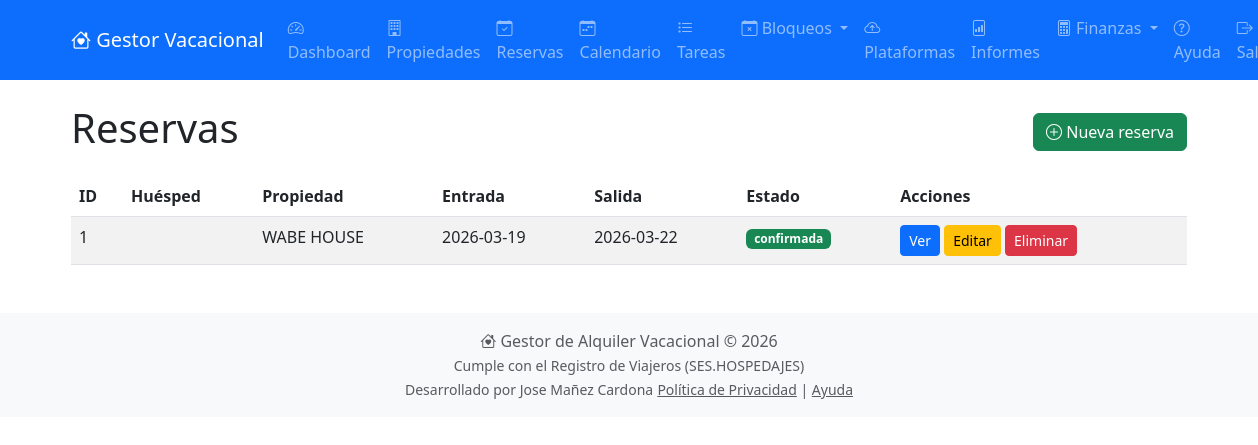
The app's page /reservas/ (signed in) with its own data.
### models.py (models this page shows, shortened)
class Reserva(db.Model):
    __tablename__ = 'reservas'
    id = db.Column(db.Integer, primary_key=True)
    propiedad_id = db.Column(db.Integer, db.ForeignKey('propiedades.id'), nullable=False)
    num_huespedes = db.Column(db.Integer, default=1)
    num_menores = db.Column(db.Integer, default=0)
    relacion_parentesco = db.Column(db.String(200), nullable=True)
    fecha_entrada = db.Column(db.Date, nullable=False)
    fecha_salida = db.Column(db.Date, nullable=False)
    subtotal_habitaciones = db.Column(db.Float, default=0)
    impuesto_aplicado = db.Column(db.Float, default=0)
    total_impuestos = db.Column(db.Float, default=0)
    retencion_aplicada = db.Column(db.Float, default=0)
    retencion_total = db.Column(db.Float, default=0)  # Nota: en tu error aparece 'retención_total'
    precio_total = db.Column(db.Float)
    deposito_pagado = db.Column(db.Float, default=0)
    saldo_pendiente = db.Column(db.Float, default=0)
    fecha_pago_total = db.Column(db.Date, nullable=True)
    estado = db.Column(db.String(20), default='confirmada')
    notas = db.Column(db.Text)
    fecha_creacion = db.Column(db.DateTime, default=datetime.utcnow)
    origen = db.Column(db.String(50), default='manual')
    external_id = db.Column(db.String(100), unique=True, nullable=True)
    propiedad = db.relationship('Propiedad', back_populates='reservas')
    tareas = db.relationship('Tarea', back_populates='reserva_rel', lazy='dynamic')
    habitaciones_asignadas = db.relationship('ReservaHabitacion', back_populates='reserva', lazy='dynamic', cascade='all, delete-orphan')
    pagos = db.relationship('PagoReserva', back_populates='reserva', lazy='dynamic', cascade='all, delete-orphan')
    ingresos = db.relationship('Ingreso', back_populates='reserva', lazy='dynamic')
    huespedes = db.relationship('Huesped', back_populates='reserva', lazy='dynamic', cascade='all, delete-orphan')

class Propiedad(db.Model):
    __tablename__ = 'propiedades'
    id = db.Column(db.Integer, primary_key=True)
    nombre = db.Column(db.String(100), nullable=False)
    descripcion = db.Column(db.Text)
    direccion = db.Column(db.String(200))
    ciudad = db.Column(db.String(100))
    codigo_postal = db.Column(db.String(20))
    pais = db.Column(db.String(50))
    num_habitaciones = db.Column(db.Integer, default=1)
    num_banos = db.Column(db.Integer, default=1)
    capacidad_max = db.Column(db.Integer, default=2)
    precio_noche = db.Column(db.Float, nullable=False)
    moneda = db.Column(db.String(3), default='EUR')
    activa = db.Column(db.Boolean, default=True)
    fecha_creacion = db.Column(db.DateTime, default=datetime.utcnow)
    usuario_id = db.Column(db.Integer, db.ForeignKey('users.id'))
    tipo_impuesto = db.Column(db.String(10), default='IVA')
    porcentaje_impuesto = db.Column(db.Float, default=7.0)
    aplicar_retencion = db.Column(db.Boolean, default=False)
    porcentaje_retencion = db.Column(db.Float, default=0.0)
    codigo_ses = db.Column(db.String(50))  # Código de establecimiento
    codigo_arrendador = db.Column(db.String(50))  # Código de arrendador
    usuario_ses = db.Column(db.String(50))  # Usuario WS
    password_ses = db.Column(db.String(50))  # Contraseña WS
    propietario = db.relationship('User', back_populates='propiedades')
    reservas = db.relationship('Reserva', back_populates='propiedad', lazy='dynamic', cascade='all, delete-orphan')
    tareas = db.relationship('Tarea', back_populates='propiedad_rel', lazy='dynamic', cascade='all, delete-orphan')
    calendarios_ical = db.relationship('CalendarioIcal', back_populates='propiedad', lazy='dynamic', cascade='all, delete-orphan')
    habitaciones = db.relationship('Habitacion', back_populates='propiedad', lazy='dynamic', cascade='all, delete-orphan')
    ingresos = db.relationship('Ingreso', back_populates='propiedad', lazy='dynamic')
    gastos = db.relationship('Gasto', back_populates='propiedad', lazy='dynamic')
    bloqueos = db.relationship('BloqueoPropiedad', back_populates='propiedad', lazy='dynamic', cascade='all, delete-orphan')

### reservas.py (the view)
@reservas_bp.route('/')
@login_required
def index():
    propiedades = Propiedad.query.filter_by(usuario_id=current_user.id).all()
    propiedad_ids = [p.id for p in propiedades]
    reservas = Reserva.query.filter(Reserva.propiedad_id.in_(propiedad_ids)).order_by(Reserva.fecha_entrada.desc()).all()
    return render_template('reservas/index.html', reservas=reservas)

### app.py (called while the page is built)
@login.user_loader
def load_user(user_id):
    return db.session.get(User, int(user_id))

### templates/reservas/index.html
{% extends "base.html" %}
{% block content %}
<div class="d-flex justify-content-between align-items-center mb-3">
    <h1>Reservas</h1>
    <a href="{{ url_for('reservas.nueva') }}" class="btn btn-success">
        <i class="bi bi-plus-circle"></i> Nueva reserva
    </a>
</div>
{% if reservas %}
<table class="table table-striped">
    <thead>
        <tr>
            <th>ID</th>
            <th>Huésped</th>
            <th>Propiedad</th>
            <th>Entrada</th>
            <th>Salida</th>
            <th>Estado</th>
            <th>Acciones</th>
        </tr>
    </thead>
    <tbody>
        {% for r in reservas %}
        <tr>
            <td>{{ r.id }}</td>
            <td>{{ r.huesped_nombre }}</td>
            <td>{{ r.propiedad.nombre }}</td>
            <td>{{ r.fecha_entrada }}</td>
            <td>{{ r.fecha_salida }}</td>
            <td>
                <span class="badge bg-{{ 'success' if r.estado == 'confirmada' else 'warning' if r.estado == 'pendiente' else 'danger' }}">
                    {{ r.estado }}
                </span>
            </td>
            <td>
                <a href="{{ url_for('reservas.ver', id=r.id) }}" class="btn btn-sm btn-primary">Ver</a>
                <a href="{{ url_for('reservas.editar', id=r.id) }}" class="btn btn-sm btn-warning">Editar</a>
                <form action="{{ url_for('reservas.eliminar', id=r.id) }}" method="POST" class="d-inline">
                    <button type="submit" class="btn btn-sm btn-danger" onclick="return confirm('¿Eliminar reserva?')">Eliminar</button>
                </form>
            </td>
        </tr>
        {% endfor %}
    </tbody>
</table>
{% else %}
<p class="text-muted">No hay reservas registradas.</p>
{% endif %}
{% endblock %}

### records on screen
Reserva: id "1", propiedad.nombre "WABE HOUSE", fecha_entrada "2026-03-19", fecha_salida "2026-03-22", estado "confirmada"
